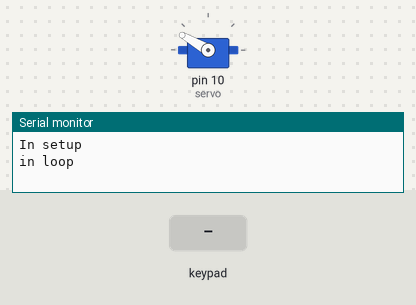
Bench run of a sketch on a simulated Arduino Uno, built with avr-gcc and run on an emulated ATmega328P. Parts: servo, the last lines printed to the serial monitor. The test bench sets the inputs (shaded band). Random numbers use the default seed unless the sketch sets one.

Above: at 1.2 s.
1.3 s: key 'A' pressed
2.8 s: keypad keys 5 4 3 2 # pressed 0.4 s apart
At 4.9 s:
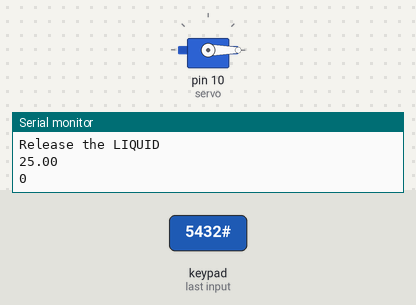
6.3 s: key 'C' pressed
9.3 s: keypad keys 5 4 3 2 * pressed 0.4 s apart
12.8 s: key 'B' pressed
14.3 s: keypad keys 9 8 7 6 # pressed 0.4 s apart
At 22.1 s:
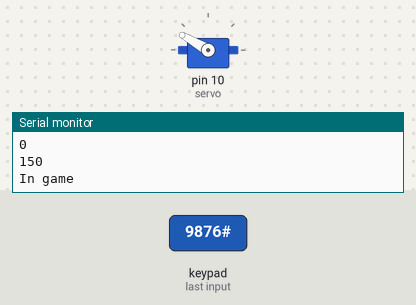
Timing chart, 0 to 22.4 s (numbered marks = the images above; inputs shaded):
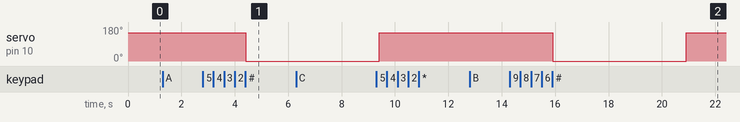

The sketch:

Drinky3000.ino
```cpp
#include <Keypad.h>
#include <Servo.h>
Servo servo;

const byte ROWS = 4;
const byte COLS = 4;
char customKey  = 'E';
String gamemode = "";
String drank;
char enteredvalue;
int opened = 0;
int closed = 150;
int sip = 200;

char hexaKeys[ROWS][COLS] = {
  {'1', '2', '3', 'A'},
  {'4', '5', '6', 'B'},
  {'7', '8', '9', 'C'},
  {'*', '0', '#', 'D'}
};

byte rowPins[ROWS] = {5, 4, 3, 2};
byte colPins[COLS] = {9, 8, 7, 6};

Keypad customKeypad = Keypad(makeKeymap(hexaKeys), rowPins, colPins, ROWS, COLS);

void setup(){
  Serial.begin(9600);
  Serial.println("In setup");
  servo.attach(10);
  servo.write(closed);
  randomSeed(analogRead(0));
}

void loop(){
  Serial.println("in loop");
  while (gamemode == ""){
    customKey  = customKeypad.getKey();
    if (customKey == 'A')
      {
        Serial.println("You Typed A");
        gamemode = "regular";
      }
    if (customKey == 'B')
      {
        Serial.println("You Typed B");
        gamemode="tilted";
      }
    if (customKey == 'C')
      {
        Serial.println("You Typed C");
        gamemode = "risky";
      }
    if (customKey == 'D')
      {
        Serial.println("You Typed D");
        gamemode = "hardcore";
      }
    //Serial.println(customKey);
    }
  while (enteredvalue != '*')
  {
    Serial.println("In game");
    customKey  = customKeypad.getKey();
    while (!customKey){
      customKey  = customKeypad.getKey();
      if (customKey){
        enteredvalue = customKey;
      }
    }
    if (enteredvalue == '#')
    {
      if (gamemode == "risky"){
        drank = random(0, 9);
      }
      else if (gamemode == "hardcore"){
        drank = random(0, 21);
      }
      else if (gamemode == "tilted"){
        float tilt = drank.toInt()/2;
        Serial.println("ran");
        float ran = random(-tilt, tilt+1);
        Serial.println(ran);
        drank = ran + drank.toFloat();
      }
      Serial.println("Release the LIQUID");
      ReleaseTheLiquid(drank.toFloat());
      drank = "";
    }
    else if (enteredvalue == '*')
    {
      Serial.println("* pressed");
      gamemode = "";
      enteredvalue = 'E';
      break;

    }
    else if (enteredvalue == 'C')
    {
      Serial.println("cleared");
      drank = "";
    }
    else if ((gamemode == "regular" || gamemode == "tilted") && enteredvalue != '*' && enteredvalue != '#' && enteredvalue != 'A' && enteredvalue != 'B' && enteredvalue != 'D')
    {
      drank += enteredvalue;
      Serial.println("drank's value is");
      Serial.println(drank);
    }
  }
}

void ReleaseTheLiquid(float drank){
  if (0 == drank){drank = .3;}
  if (25 < drank){drank = 25;}
  Serial.println(drank);
  servo.write(opened);
  Serial.println(opened);
  delay(sip*drank);
  servo.write(closed);
  Serial.println(closed);
}
```

Measured:
- after the input at 2.8 s, servo on pin 10 (servo): 150° → 0° after 1.6 s
- after the input at 6.3 s, every drawn part: stays the same
- after the input at 14.3 s, servo on pin 10 (servo): 150° → 0° after 1.6 s, → 150° 5.0 s later
